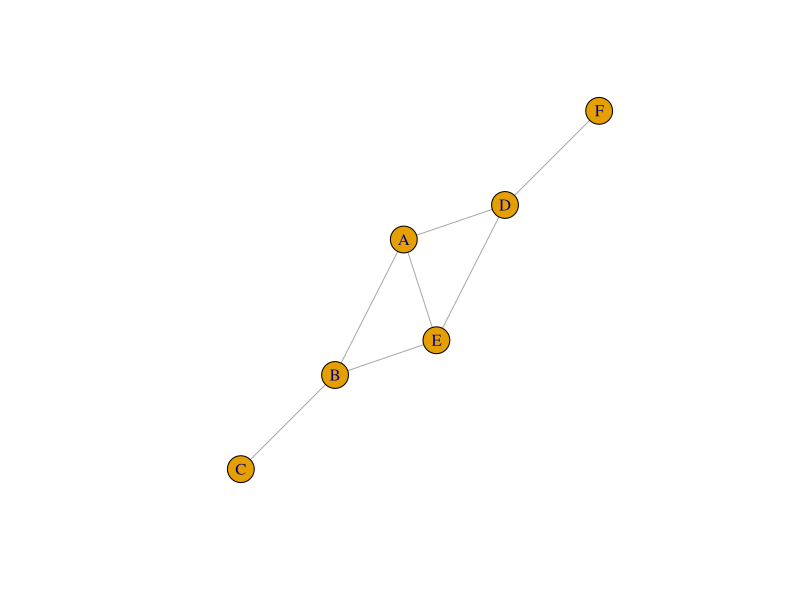
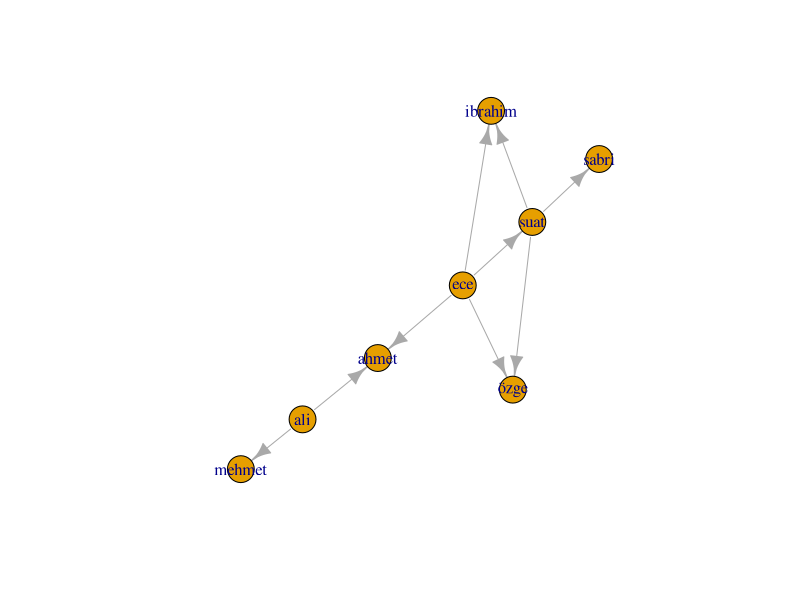
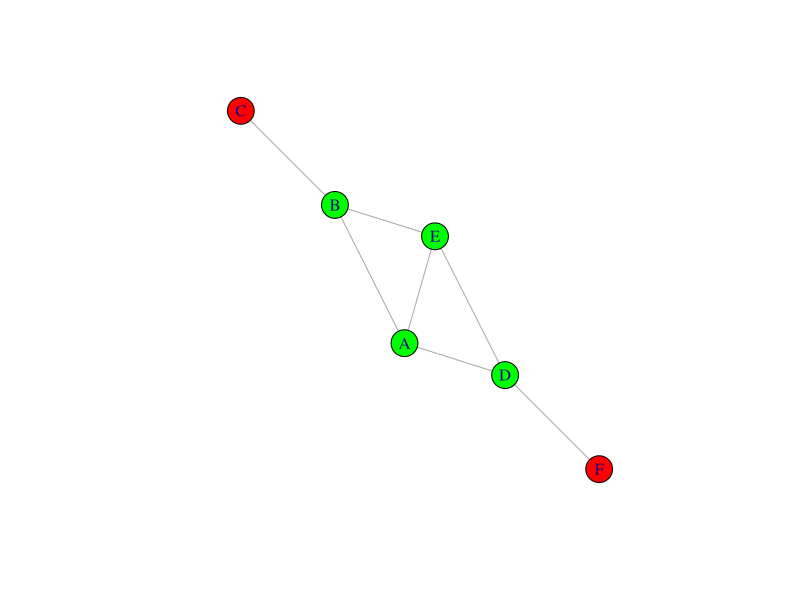
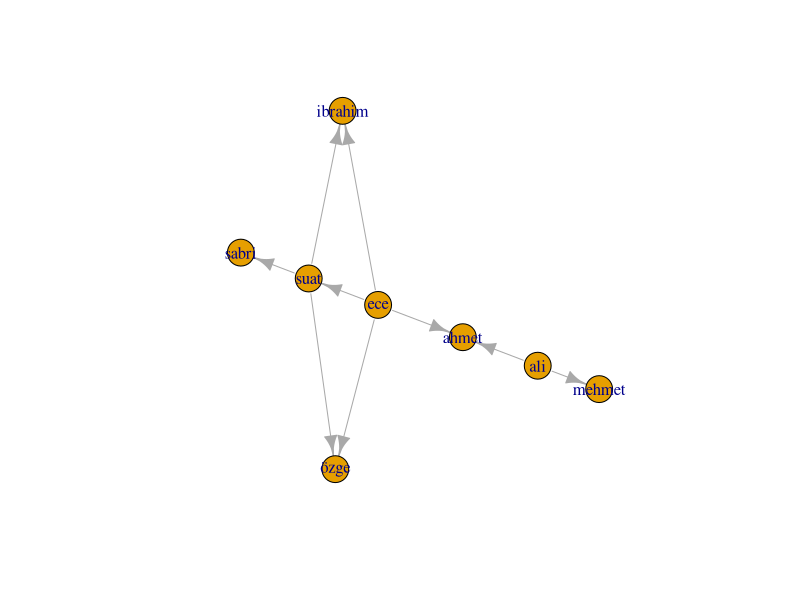
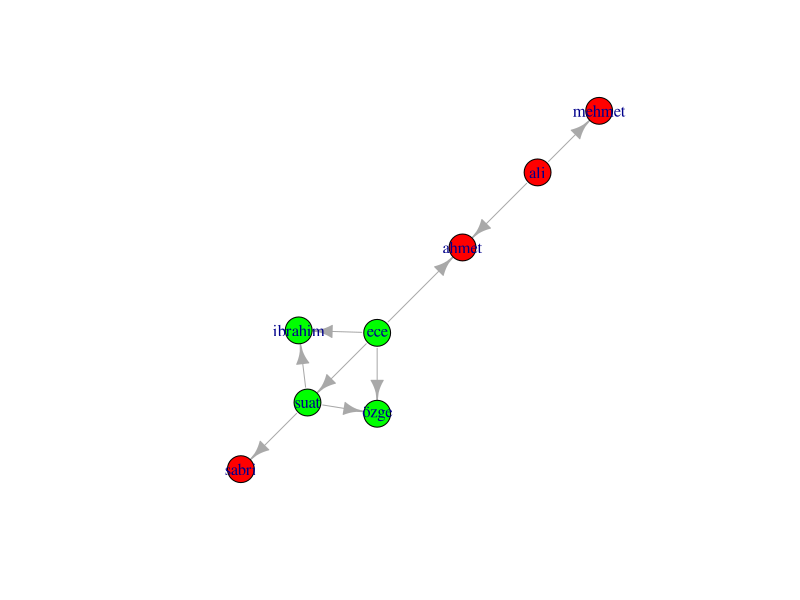
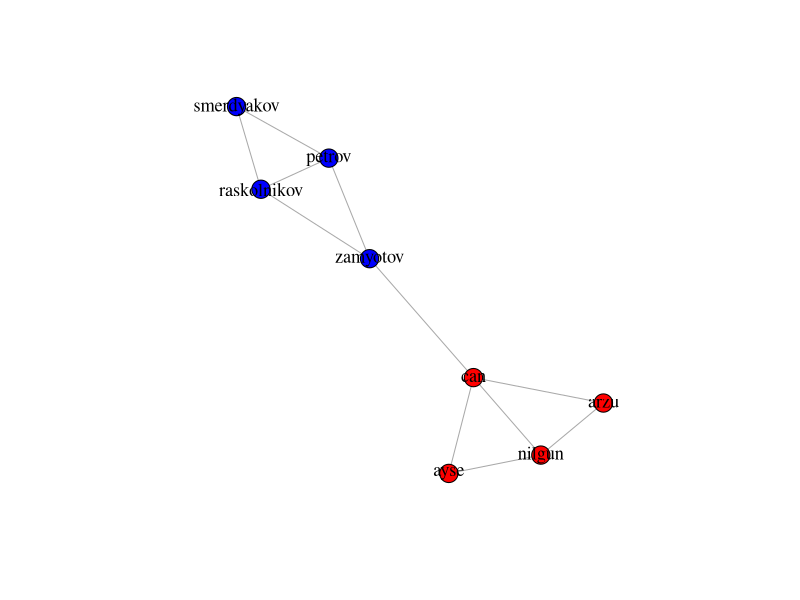
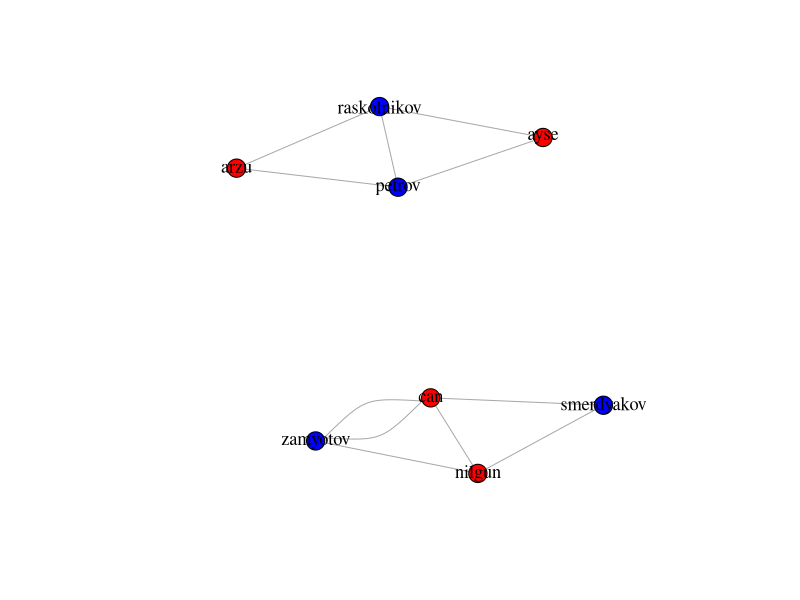

These charts were generated, in order, by the following R code:
## ---- chunk 1
knitr::opts_chunk$set(echo = TRUE)
## ---- chunk 2
library(igraph)
g <- graph_from_literal(A---B,B---C,A---D,A---E,B--E,E---D,D---F)
plot(g)
## ---- chunk 3
cliques(g)
## ---- chunk 4
df2 <- read.csv("../data/02.csv")
g2 <- graph_from_data_frame(df2)
plot(g2)

## ---- chunk 5
cliques(g2,min=3)
## ---- chunk 6
coreness(g)
## ---- chunk 7
g <- set_vertex_attr(g,"core",index= V(g),coreness(g))
## ---- chunk 8
V(g)$core
## ---- chunk 9
V(g)$color = ifelse(V(g)$core ==1,"red","green")
## ---- chunk 10
plot(g)
## ---- chunk 11
df2 <- read.csv("../data/02.csv")
g2 <- graph_from_data_frame(df2)
plot(g2)
## ---- chunk 12
g2 <- set_vertex_attr(g2,"core",index= V(g2),coreness(g2))
V(g2)$color = ifelse(V(g2)$core ==1,"red","green")
plot(g2)
## ---- chunk 13
library(igraph)
g1<-graph.formula(A-B-C-A,D-E-F-D,G-H-I-G,A-D-G-A)
V(g1)$grp_good<-c(1,1,1,2,2,2,3,3,3)
V(g1)$grp_bad<-c(1,2,3,2,3,1,3,1,2)
## ---- chunk 14
moda <- read.csv("../data/modular-a.csv")
moda
## ---- chunk 15
gmoda <- graph_from_data_frame(moda,directed = FALSE)
grepl("ov","raskov")
V(gmoda)$origin = ifelse(grepl("ov",V(gmoda)$name),"russian","turkish")
V(gmoda)$color = ifelse(grepl("ov",V(gmoda)$name),"blue","red")
V(gmoda)$origin_id = ifelse(grepl("ov",V(gmoda)$name),1,2)
V(gmoda)$origin
## ---- chunk 16
plot(gmoda,
     vertex.color=V(gmoda)$color,
     vertex.size=10,
     vertex.label.color="black",
     vertex.label.cex=1.1,
     layout= layout.fruchterman.reingold(gmoda))

## ---- chunk 17
modularity(gmoda,V(gmoda)$origin_id,)
## ---- chunk 18
modb <- read.csv("../data/modular-b.csv")
modb

## ---- chunk 19
gmodb <- graph_from_data_frame(modb,directed = FALSE)
V(gmodb)$origin = ifelse(grepl("ov",V(gmodb)$name),"russian","turkish")
V(gmodb)$color = ifelse(grepl("ov",V(gmodb)$name),"blue","red")
V(gmodb)$origin_id = ifelse(grepl("ov",V(gmodb)$name),1,2)
V(gmodb)$origin

## ---- chunk 20
plot(gmodb,
     vertex.color=V(gmodb)$color,
     vertex.size=10,
     vertex.label.color="black",
     vertex.label.cex=1.1,
     layout= layout.fruchterman.reingold(gmodb))

## ---- chunk 21
modularity(gmodb,V(gmodb)$origin_id)
